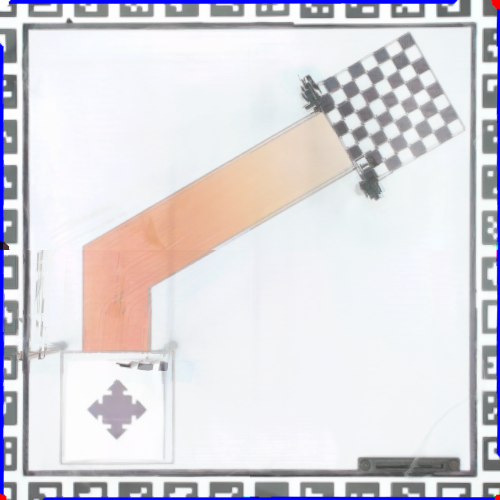
#> input picture Image/Moduel_image/merge_real_6.png, 500 x 500 px, found by its file name
$ python taskbar.py
#> lines starting #> are read from the running program, lines starting #| are printed output that depends on the picture; after the words box and inside, x2 and y2 are one past the last pixel; in counts of white or black regions, pixels touching at a corner belong together
import cv2
import numpy as np

image = cv2.imread(r'C:\Users\aminb\Desktop\FIBO\Image\merge_real_6.png')
#> image is the input picture: shape (500, 500, 3); mean B, G, R 221.7, 216, 218.3
# [6 lines of commented-out code are left out]

image_gray = cv2.cvtColor(image, cv2.COLOR_BGR2GRAY)
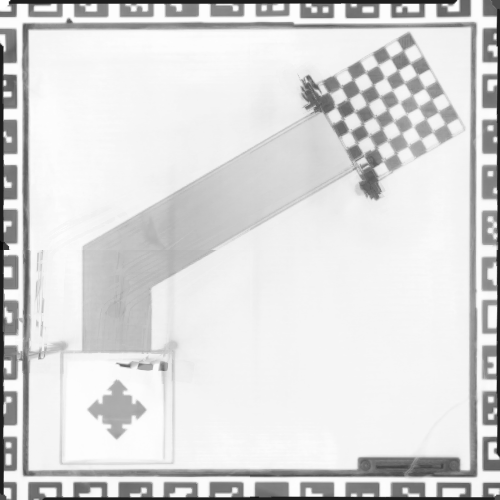
#> image_gray: shape (500, 500); min 5, max 255, mean 217.3

resolution_X = image.shape[0]
#> resolution_X = 500
resolution_Y = image.shape[1]
#> resolution_Y = 500

def update(x):
    pass

def add_point_to_list(hie):
    global list_contours_symbol, list_contours_box_symbol, list_contours_path
    for i in hie:  #ADD list_contours
        Parent_check = (i[3] == 0) # check in case
        Child_check_symbol = (i[2] != -1) # Symbol
        Child_check_path = (i[2] == -1) # PATH
        if Parent_check:
            if Child_check_symbol:
                list_contours_box_symbol.append(hie.index(i))
            if Child_check_path:
                list_contours_path.append(hie.index(i))

cv2.namedWindow("image_blur")
Kernel_blur = 1
cv2.createTrackbar("Kernel_blur","image_blur",3,7,update)

cv2.namedWindow("image_edge")
Canny_Thres_1 = 40
cv2.createTrackbar("Canny_Thres_1","image_edge",Canny_Thres_1,255,update)
Canny_Thres_2 = 100
cv2.createTrackbar("Canny_Thres_2","image_edge",Canny_Thres_2,255,update)

cv2.namedWindow("image_morp")
Kernel_morp = 1
cv2.createTrackbar("Kernel_morp","image_morp",Kernel_morp,7,update)
Mode_morp = 1
cv2.createTrackbar("Mode_morp","image_morp",Mode_morp,3,update)
iterations = 1
cv2.createTrackbar("iterations","image_morp",iterations,4,update)

cv2.namedWindow("image_contour")
contour_use = []
maxArea = int(resolution_X*resolution_Y/50)
#> maxArea = 5000
minArea = 0
cv2.createTrackbar("maxArea","image_contour",6045,20000,update)
cv2.createTrackbar("minArea","image_contour",3325,20000,update)

list_all_point_path = []
list_contours_symbol = []
list_contours_box_symbol = []
list_contours_path = []
list_point_connected = []

while(1):
    image_blur = cv2.GaussianBlur(image_gray , (Kernel_blur,Kernel_blur), 0)
    cv2.imshow("image_blur",image_blur)

    image_edge = cv2.Canny(image_blur,Canny_Thres_1,Canny_Thres_2)
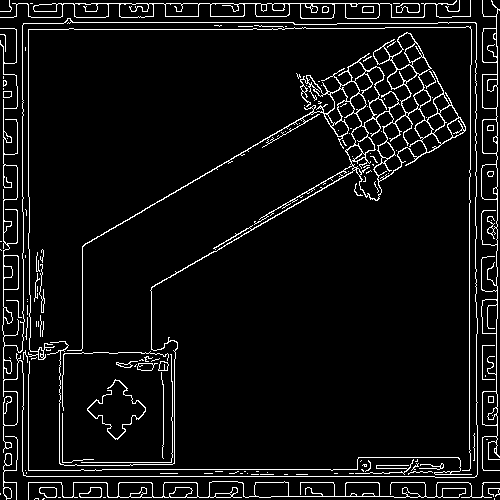
#> image_edge: shape (500, 500); 6.5% white in thin lines or dots
    cv2.imshow("image_edge",image_edge)
    Kernel_morp_use = cv2.getStructuringElement(cv2.MORPH_CROSS, (Kernel_morp,Kernel_morp))
    # Kernel_morp_use  = cv2.GaussianBlur(image_gray , (Kernel_morp,Kernel_morp), 0)
    image_morp = cv2.dilate(image_edge,Kernel_morp_use,iterations = iterations)
    if Mode_morp == 1:
        image_morp = cv2.morphologyEx(image_morp, cv2.MORPH_CLOSE, Kernel_morp_use)
    elif Mode_morp == 2:
        image_morp = cv2.morphologyEx(image_morp, cv2.MORPH_CROSS, Kernel_morp_use)
    elif Mode_morp == 3:
        image_morp = cv2.morphologyEx(image_morp, cv2.MORPH_OPEN, Kernel_morp_use)
    cv2.imshow("image_morp",image_morp)

    contours, hierarchy = cv2.findContours(image_morp , cv2.RETR_TREE, cv2.CHAIN_APPROX_NONE)
#> contours = 256 contours, 145 with area under 20; largest, box (x1, y1, x2, y2) and area: (0, 18, 478, 478) 207090, (3, 18, 478, 478) 206125, (47, 32, 466, 466) 10522, (0, 0, 471, 19) 3408, (481, 0, 500, 471) 3134
    for i in range(0, len(contours)):
        area = int(cv2.contourArea(contours[i]))
        if area >= minArea:
            if area <= maxArea*100:
                contour_use.append(i)
#> this loop made 256 passes
#> area on passes 8 to 10: 157, 149, 145
#> after the loop, contour_use = 256 values from 0 to 255
    black_image = np.zeros((resolution_X, resolution_Y, 1), np.uint8)

    for i in contour_use:
        cv2.drawContours(black_image,contours,i,(255,255,255))
#> black_image: shape (500, 500, 1); 6.5% white in thin lines or dots
    black_image = cv2.dilate(black_image,Kernel_morp_use,iterations = iterations)
    cv2.imshow("image_contour",black_image)

    contour1, hie = cv2.findContours(black_image , cv2.RETR_TREE, cv2.CHAIN_APPROX_NONE)
#> contour1 = 257 contours, 146 with area under 20; largest, box (x1, y1, x2, y2) and area: (0, 18, 478, 478) 207090, (3, 18, 478, 478) 206125, (47, 32, 466, 466) 10522, (0, 0, 471, 19) 3408, (481, 0, 500, 471) 3134; hie = 257 rows, first 6: [1, -1, -1, -1], [2, 0, -1, -1], [3, 1, -1, -1], [4, 2, -1, -1], [5, 3, -1, -1], [6, 4, -1, -1]
    black_image1 = np.zeros((resolution_X, resolution_Y, 1), np.uint8)
    cv2.drawContours(black_image1,contour1,-1,(255,255,255))
    blacked = np.zeros((resolution_X, resolution_Y, 1), np.uint8)
    filled_contour = cv2.fillPoly(blacked, [contour1[1]], color=(255,255,255))
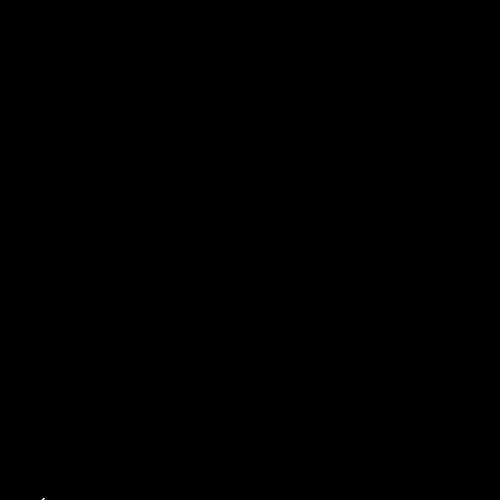
#> filled_contour: shape (500, 500, 1); 0% white in thin lines or dots, all inside (x1, y1, x2, y2) = (42, 498, 45, 500)
    _,filled_path_binary = cv2.threshold(filled_contour,0,255,cv2.THRESH_BINARY+cv2.THRESH_OTSU)
    thin_image = cv2.ximgproc.thinning(filled_path_binary,thinningType=cv2.ximgproc.THINNING_ZHANGSUEN)
#> thin_image: shape (500, 500); 0% white in thin lines or dots, all inside (x1, y1, x2, y2) = (42, 499, 44, 500)
    cv2.imshow("thin_image",thin_image)
    # black_image1 = cv2.dilate(black_image1,Kernel_morp_use,iterations = iterations)
    cv2.imshow("image_Kuy",black_image1)
    # print(hie)
    add_point_to_list(hie.tolist()[0])
#> the loop in add_point_to_list, `for i in hie:` made 257 passes
#> after the loop in add_point_to_list, `for i in hie:`: list_contours_box_symbol = []
    # print(list_contours_box_symbol)
    # print("Kuy")
    print(len(contour1))
#| 257

    contour_use = []
    list_contours_path = []
    list_contours_box_symbol = []
    k = cv2.waitKey(1) & 0xFF
#> (key Esc is pressed here)
    if k == 27:
        break
    Kernel_blur = ((cv2.getTrackbarPos("Kernel_blur","image_blur")+1)*2)-1

    Canny_Thres_1 = cv2.getTrackbarPos("Canny_Thres_1","image_edge")
    Canny_Thres_2 = cv2.getTrackbarPos("Canny_Thres_2","image_edge")

    Kernel_morp = ((cv2.getTrackbarPos("Kernel_morp","image_morp")+1)*2)-1
    Mode_morp = cv2.getTrackbarPos("Mode_morp","image_morp")
    iterations = cv2.getTrackbarPos("iterations","image_morp")

    minArea = cv2.getTrackbarPos("minArea","image_contour")
    maxArea = cv2.getTrackbarPos("maxArea","image_contour")

$ run again, with Image/Moduel_image/Filed_img.png copied over Image/Moduel_image/merge_real_6.png
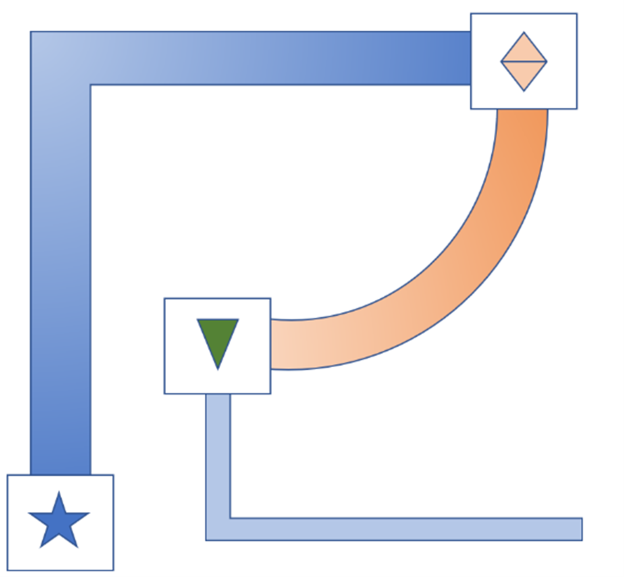
#> input picture Image/Moduel_image/Filed_img.png, 1247 x 1153 px, found by its file name (shown at 1/2 size)
#> image is the input picture: shape (1153, 1247, 3); mean B, G, R 239.7, 232.9, 231
#> `image_edge = cv2.Canny(image_blur,Canny_Thres_1,Canny_Thres_2)`:
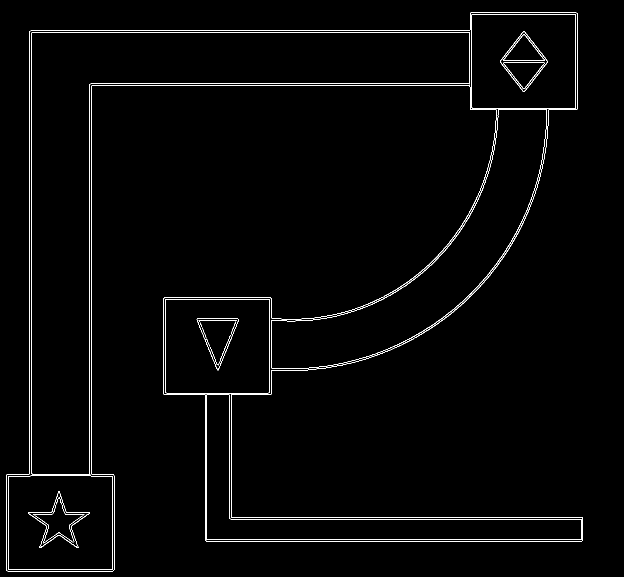
#> image_edge: shape (1153, 1247) (shown at 1/2 size); 1.5% white in thin lines or dots, all inside (x1, y1, x2, y2) = (13, 25, 1166, 1143)
#> contours = 40 contours, 18 with area under 20; largest, box (x1, y1, x2, y2) and area: (13, 25, 1166, 1143) 446650, (13, 25, 1156, 1143) 278319, (63, 64, 940, 949) 180048, (63, 64, 940, 949) 180042, (327, 518, 1166, 1083) 93378
#> the loop `for i in range(0, len(contours)):` made 40 passes
#> area on passes 1 to 8: 446649, 93377, 41919, 41915, 38913, 38909, 4491, 4453
#> after the loop `for i in range(0, len(contours)):`: contour_use = 40 values from 0 to 39
#> the loop `for i in contour_use:` made 40 passes
#> contour1 = 42 contours, 20 with area under 20; largest, box (x1, y1, x2, y2) and area: (13, 25, 1166, 1143) 446650, (13, 25, 1156, 1143) 278319, (63, 64, 940, 949) 180048, (63, 64, 940, 949) 180042, (327, 518, 1166, 1083) 93378; hie = 42 rows, first 6: [-1, -1, 1, -1], [17, -1, 2, 0], [4, -1, 3, 1], [-1, -1, -1, 2], [-1, 2, 5, 1], [-1, -1, 6, 4]
#> filled_contour: shape (1153, 1247, 1); 6.6% white; 1 white region, box (x1, y1, x2, y2) and area: (327, 518, 1166, 1083) 95496
#> `thin_image = cv2.ximgproc.thinning(filled_path_binary,thinningType=cv2..`:
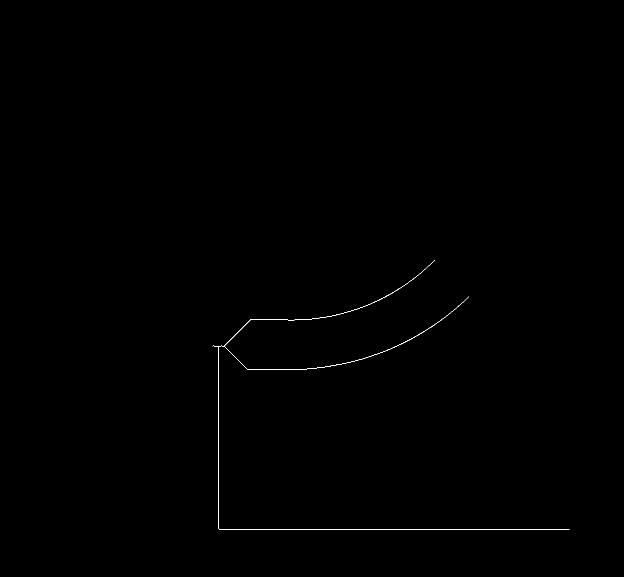
#> thin_image: shape (1153, 1247) (shown at 1/2 size); 0.15% white in thin lines or dots, all inside (x1, y1, x2, y2) = (425, 520, 1139, 1059)
#> the loop in add_point_to_list, `for i in hie:` made 42 passes
#> after the loop in add_point_to_list, `for i in hie:`: list_contours_box_symbol = [1, 20]; list_contours_path = [17, 18, 19]
#| 42

$ run again, with Image/Moduel_image/Filed_img2.png copied over Image/Moduel_image/merge_real_6.png
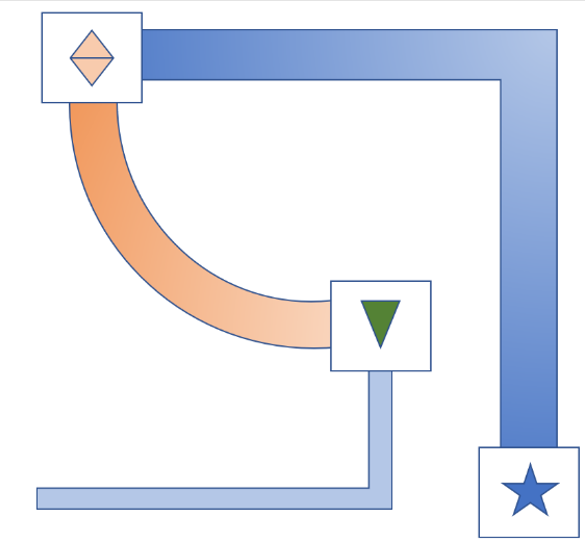
#> input picture Image/Moduel_image/Filed_img2.png, 585 x 542 px, found by its file name
#> image is the input picture: shape (542, 585, 3); mean B, G, R 239.6, 232.8, 230.8
#> `image_gray = cv2.cvtColor(image, cv2.COLOR_BGR2GRAY)`:
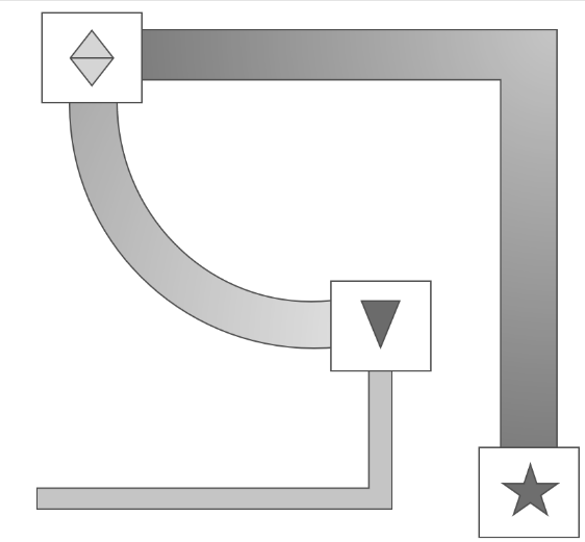
#> image_gray: shape (542, 585); min 70, max 255, mean 232.9
#> `image_edge = cv2.Canny(image_blur,Canny_Thres_1,Canny_Thres_2)`:
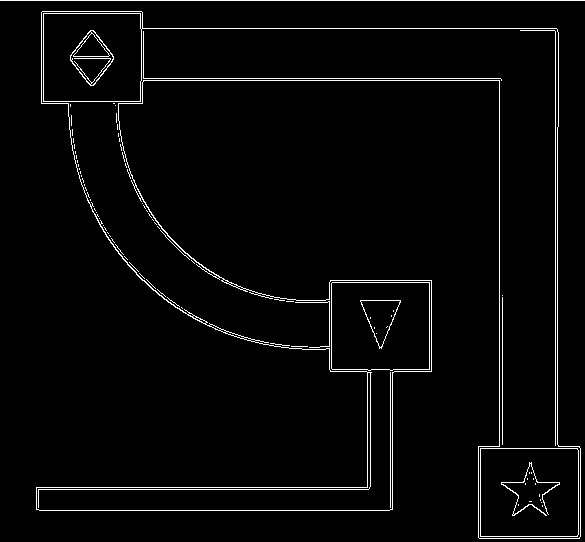
#> image_edge: shape (542, 585); 2.8% white in thin lines or dots
#> contours = 112 contours, 96 with area under 20; largest, box (x1, y1, x2, y2) and area: (36, 11, 581, 539) 99854, (36, 11, 581, 539) 90840, (480, 448, 579, 537) 8621, (480, 448, 579, 537) 8619, (43, 13, 142, 102) 8586
#> the loop `for i in range(0, len(contours)):` made 112 passes
#> area on passes 1, 4, 6, 19, 20, 21, 22, 23: 99854, 41, 26, 29, 8586, 1365, 440, 850
#> after the loop `for i in range(0, len(contours)):`: contour_use = 112 values from 0 to 111
#> the loop `for i in contour_use:` made 112 passes
#> contour1 has the same summary as contours; hie = 112 rows, first 6: [111, -1, 1, -1], [2, -1, -1, 0], [3, 1, -1, 0], [4, 2, -1, 0], [5, 3, -1, 0], [6, 4, -1, 0]
#> filled_contour: shape (542, 585, 1); 0% white in thin lines or dots, all inside (x1, y1, x2, y2) = (250, 339, 256, 342)
#> thin_image: shape (542, 585); 0% white in thin lines or dots, all inside (x1, y1, x2, y2) = (252, 340, 254, 341)
#> the loop in add_point_to_list, `for i in hie:` made 112 passes
#> after the loop in add_point_to_list, `for i in hie:`: list_contours_box_symbol = [19, 23]; list_contours_path = [1, 2, 3, 4, 5, 6, 7, 8, 9, 10, 11, 12, 13, 14, 15, 16, 17, 18]
#| 112
